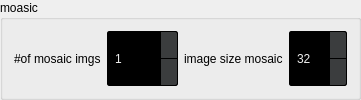
                 <widget class="QGroupBox" name="groupBox_4">
                  <property name="title">
                   <string>moasic</string>
                  </property>
                  <layout class="QHBoxLayout" name="horizontalLayout">
                   <item>
                    <widget class="QLabel" name="moasic_label">
                     <property name="text">
                      <string>#of mosaic imgs</string>
                     </property>
                    </widget>
                   </item>
                   <item>
                    <widget class="QSpinBox" name="size_number">
                     <property name="sizePolicy">
                      <sizepolicy hsizetype="Preferred" vsizetype="Preferred">
                       <horstretch>0</horstretch>
                       <verstretch>0</verstretch>
                      </sizepolicy>
                     </property>
                     <property name="maximumSize">
                      <size>
                       <width>16777215</width>
                       <height>16777215</height>
                      </size>
                     </property>
                     <property name="styleSheet">
                      <string notr="true">QSpinBox, QDoubleSpinBox, QDateTimeEdit {
    background-color: rgb(0, 0, 0) /*bg_gen*/;
    color: rgb(238, 238, 238) /*txt*/;
    border: 1px solid #000;
    padding: 3px;
    padding-left: 5px;
    border-radius: 2px;
}

QDoubleSpinBox::up-button, QSpinBox::up-button, QDateTimeEdit::up-button {
    border-top-right-radius: 2px;
    background-color: rgb(59, 61, 62) /*bg_alt*/;
    width: 16px;
    border-width: 1px;
}

QDoubleSpinBox::up-button:hover, QSpinBox::up-button:hover, QDateTimeEdit::up-button:hover {
    background-color: orange;
}

QDoubleSpinBox::up-button:pressed, QSpinBox::up-button:pressed, QDateTimeEdit::up-button:pressed {
    background-color: red;
}

QDoubleSpinBox::up-arrow, QSpinBox::up-arrow, QDateTimeEdit::up-arrow {
    image: url(:/16x16/icons/16x16/up.gif);
    width: 7px;
    height: 7px;
}

QDoubleSpinBox::down-button, QSpinBox::down-button, QDateTimeEdit::down-button {
    border-bottom-right-radius: 2px;
    background-color: rgb(59, 61, 62) /*bg_alt*/;
    width: 16px;
    border-width: 1px;
}

QDoubleSpinBox::down-button:hover, QSpinBox::down-button:hover, QDateTimeEdit::down-button:hover {
    background-color: orange;
}

QDoubleSpinBox::down-button:pressed, QSpinBox::down-button:pressed, QDateTimeEdit::down-button:pressed {
    background-color: red;
}

QDoubleSpinBox::down-arrow, QSpinBox::down-arrow, QDateTimeEdit::down-arrow {
    image: url(:/16x16/icons/16x16/down.gif);
    width: 7px;
    height: 7px;
}</string>
                     </property>
                     <property name="minimum">
                      <number>1</number>
                     </property>
                     <property name="maximum">
                      <number>999999999</number>
                     </property>
                     <property name="singleStep">
                      <number>1</number>
                     </property>
                     <property name="value">
                      <number>1</number>
                     </property>
                    </widget>
                   </item>
                   <item>
                    <widget class="QLabel" name="mosaic_size_label">
                     <property name="text">
                      <string>image size mosaic</string>
                     </property>
                    </widget>
                   </item>
                   <item>
                    <widget class="QSpinBox" name="size_input">
                     <property name="sizePolicy">
                      <sizepolicy hsizetype="Preferred" vsizetype="Preferred">
                       <horstretch>0</horstretch>
                       <verstretch>0</verstretch>
                      </sizepolicy>
                     </property>
                     <property name="maximumSize">
                      <size>
                       <width>16777215</width>
                       <height>16777215</height>
                      </size>
                     </property>
                     <property name="styleSheet">
                      <string notr="true">QSpinBox, QDoubleSpinBox, QDateTimeEdit {
    background-color: rgb(0, 0, 0) /*bg_gen*/;
    color: rgb(238, 238, 238) /*txt*/;
    border: 1px solid #000;
    padding: 3px;
    padding-left: 5px;
    border-radius: 2px;
}

QDoubleSpinBox::up-button, QSpinBox::up-button, QDateTimeEdit::up-button {
    border-top-right-radius: 2px;
    background-color: rgb(59, 61, 62) /*bg_alt*/;
    width: 16px;
    border-width: 1px;
}

QDoubleSpinBox::up-button:hover, QSpinBox::up-button:hover, QDateTimeEdit::up-button:hover {
    background-color: orange;
}

QDoubleSpinBox::up-button:pressed, QSpinBox::up-button:pressed, QDateTimeEdit::up-button:pressed {
    background-color: red;
}

QDoubleSpinBox::up-arrow, QSpinBox::up-arrow, QDateTimeEdit::up-arrow {
    image: url(:/16x16/icons/16x16/up.gif);
    width: 7px;
    height: 7px;
}

QDoubleSpinBox::down-button, QSpinBox::down-button, QDateTimeEdit::down-button {
    border-bottom-right-radius: 2px;
    background-color: rgb(59, 61, 62) /*bg_alt*/;
    width: 16px;
    border-width: 1px;
}

QDoubleSpinBox::down-button:hover, QSpinBox::down-button:hover, QDateTimeEdit::down-button:hover {
    background-color: orange;
}

QDoubleSpinBox::down-button:pressed, QSpinBox::down-button:pressed, QDateTimeEdit::down-button:pressed {
    background-color: red;
}

QDoubleSpinBox::down-arrow, QSpinBox::down-arrow, QDateTimeEdit::down-arrow {
    image: url(:/16x16/icons/16x16/down.gif);
    width: 7px;
    height: 7px;
}</string>
                     </property>
                     <property name="minimum">
                      <number>32</number>
                     </property>
                     <property name="maximum">
                      <number>9999</number>
                     </property>
                     <property name="singleStep">
                      <number>32</number>
                     </property>
                     <property name="value">
                      <number>32</number>
                     </property>
                    </widget>
                   </item>
                  </layout>
                 </widget>
